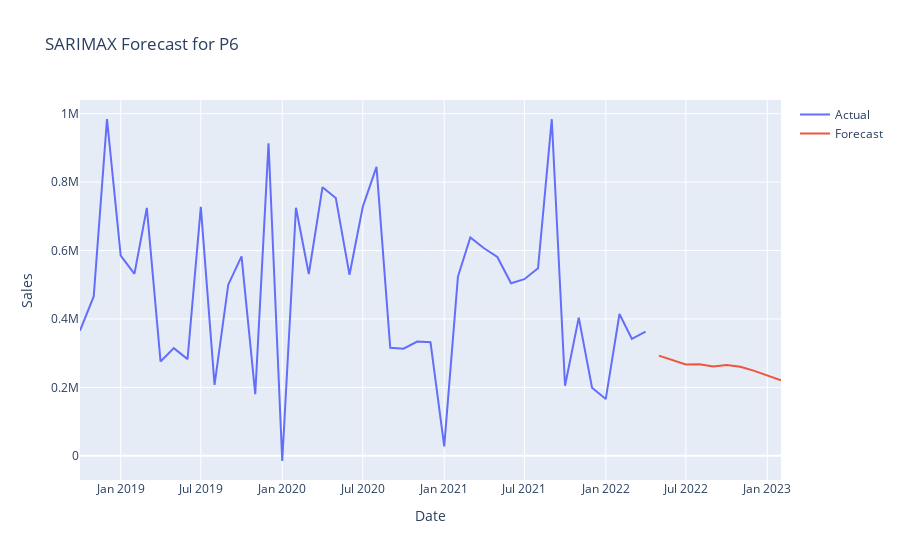

The code cell stored with this chart in its notebook:
### Code cell
predictions6 = forecast_sarimax(
    df=df_6,
    test_dataset=test_6,
    product_id='P6',
    feature_set=['PRO27840_org', 'RohCRUDE_PETRO1000_org'],
    target_col='Sales',
    horizon=10,
    order=(1, 0, 0),  # Example order (p,d,q)
    seasonal_order=(0, 0, 0, 0), # Example seasonal order (P,D,Q,s)
    winsorize=False
    )
